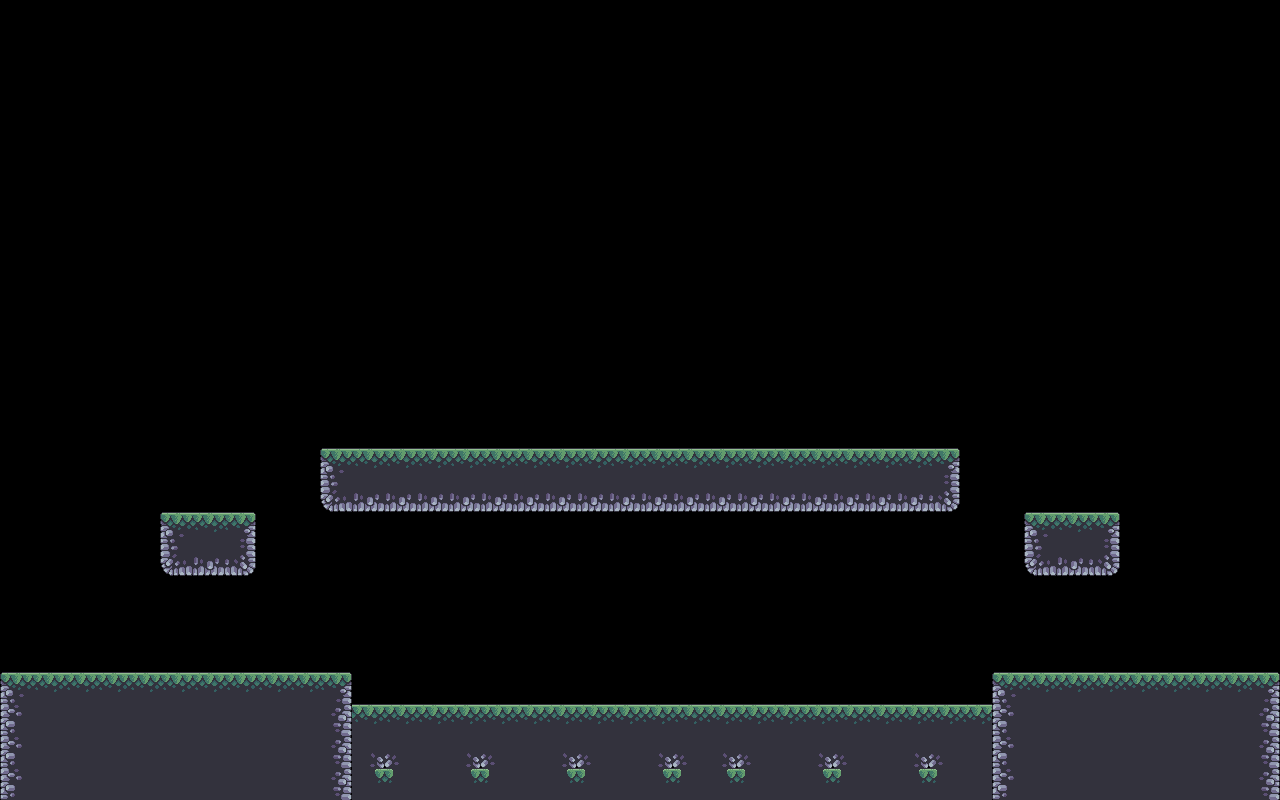

This is a level from a 2D game, rendered from its Tiled map with the project's own tilesets. A one-line summary and the complete map file follow:
An orthogonal 40x25 tile map with 32x32 px tiles, 1 tile layer (Tile Layer 1).

<map version="1.10" tiledversion="1.10.2" orientation="orthogonal" renderorder="right-down" width="40" height="25" tilewidth="32" tileheight="32" infinite="0" nextlayerid="2" nextobjectid="1">
 <editorsettings>
  <export target="basic2.json" format="json" />
 </editorsettings>
 <tileset firstgid="1" source="terrain.tsx" />
 <layer id="1" name="Tile Layer 1" width="40" height="25">
  <data encoding="csv">
0,0,0,0,0,0,0,0,0,0,0,0,0,0,0,0,0,0,0,0,0,0,0,0,0,0,0,0,0,0,0,0,0,0,0,0,0,0,0,0,
0,0,0,0,0,0,0,0,0,0,0,0,0,0,0,0,0,0,0,0,0,0,0,0,0,0,0,0,0,0,0,0,0,0,0,0,0,0,0,0,
0,0,0,0,0,0,0,0,0,0,0,0,0,0,0,0,0,0,0,0,0,0,0,0,0,0,0,0,0,0,0,0,0,0,0,0,0,0,0,0,
0,0,0,0,0,0,0,0,0,0,0,0,0,0,0,0,0,0,0,0,0,0,0,0,0,0,0,0,0,0,0,0,0,0,0,0,0,0,0,0,
0,0,0,0,0,0,0,0,0,0,0,0,0,0,0,0,0,0,0,0,0,0,0,0,0,0,0,0,0,0,0,0,0,0,0,0,0,0,0,0,
0,0,0,0,0,0,0,0,0,0,0,0,0,0,0,0,0,0,0,0,0,0,0,0,0,0,0,0,0,0,0,0,0,0,0,0,0,0,0,0,
0,0,0,0,0,0,0,0,0,0,0,0,0,0,0,0,0,0,0,0,0,0,0,0,0,0,0,0,0,0,0,0,0,0,0,0,0,0,0,0,
0,0,0,0,0,0,0,0,0,0,0,0,0,0,0,0,0,0,0,0,0,0,0,0,0,0,0,0,0,0,0,0,0,0,0,0,0,0,0,0,
0,0,0,0,0,0,0,0,0,0,0,0,0,0,0,0,0,0,0,0,0,0,0,0,0,0,0,0,0,0,0,0,0,0,0,0,0,0,0,0,
0,0,0,0,0,0,0,0,0,0,0,0,0,0,0,0,0,0,0,0,0,0,0,0,0,0,0,0,0,0,0,0,0,0,0,0,0,0,0,0,
0,0,0,0,0,0,0,0,0,0,0,0,0,0,0,0,0,0,0,0,0,0,0,0,0,0,0,0,0,0,0,0,0,0,0,0,0,0,0,0,
0,0,0,0,0,0,0,0,0,0,0,0,0,0,0,0,0,0,0,0,0,0,0,0,0,0,0,0,0,0,0,0,0,0,0,0,0,0,0,0,
0,0,0,0,0,0,0,0,0,0,0,0,0,0,0,0,0,0,0,0,0,0,0,0,0,0,0,0,0,0,0,0,0,0,0,0,0,0,0,0,
0,0,0,0,0,0,0,0,0,0,0,0,0,0,0,0,0,0,0,0,0,0,0,0,0,0,0,0,0,0,0,0,0,0,0,0,0,0,0,0,
0,0,0,0,0,0,0,0,0,0,1,2,2,2,2,2,2,2,2,2,2,2,2,2,2,2,2,2,2,3,0,0,0,0,0,0,0,0,0,0,
0,0,0,0,0,0,0,0,0,0,35,36,36,36,36,36,36,36,36,36,36,36,36,36,36,36,36,36,36,37,0,0,0,0,0,0,0,0,0,0,
0,0,0,0,0,1,2,3,0,0,0,0,0,0,0,0,0,0,0,0,0,0,0,0,0,0,0,0,0,0,0,0,1,2,3,0,0,0,0,0,
0,0,0,0,0,35,36,37,0,0,0,0,0,0,0,0,0,0,0,0,0,0,0,0,0,0,0,0,0,0,0,0,35,36,37,0,0,0,0,0,
0,0,0,0,0,0,0,0,0,0,0,0,0,0,0,0,0,0,0,0,0,0,0,0,0,0,0,0,0,0,0,0,0,0,0,0,0,0,0,0,
0,0,0,0,0,0,0,0,0,0,0,0,0,0,0,0,0,0,0,0,0,0,0,0,0,0,0,0,0,0,0,0,0,0,0,0,0,0,0,0,
0,0,0,0,0,0,0,0,0,0,0,0,0,0,0,0,0,0,0,0,0,0,0,0,0,0,0,0,0,0,0,0,0,0,0,0,0,0,0,0,
1,2,2,2,2,2,2,2,2,2,3,0,0,0,0,0,0,0,0,0,0,0,0,0,0,0,0,0,0,0,0,1,2,2,2,2,2,2,2,3,
18,19,19,19,19,19,19,19,19,19,20,2,2,2,2,2,2,2,2,2,2,2,2,2,2,2,2,2,2,2,2,18,19,19,19,19,19,19,19,20,
18,19,19,19,19,19,19,19,19,19,20,7,8,19,7,8,19,7,8,19,7,8,7,8,19,7,8,19,7,8,19,18,19,19,19,19,19,19,19,20,
18,19,19,19,19,19,19,19,19,19,20,24,25,19,24,25,19,24,25,19,24,25,24,25,19,24,25,19,24,25,19,18,19,19,19,19,19,19,19,20
</data>
 </layer>
</map>
